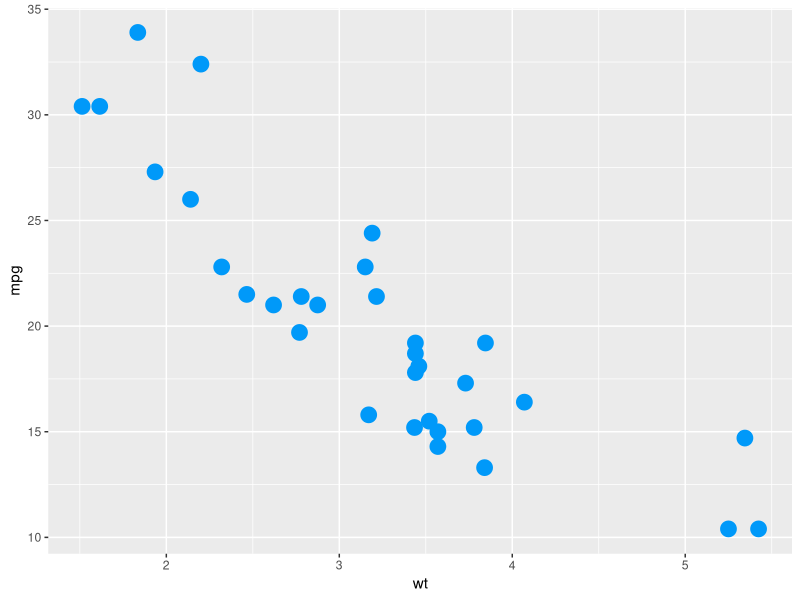

Recreate this plot in R.
## ---- chunk 1
head(mtcars)
## ---- chunk 2
#| label: fig-mtscatter
#| fig-cap: Weight of vehicle per 1000lbs (wt) vs. Miles/Gallon (mpg)

library(ggplot2)

ggplot(mtcars, aes(x = wt, y = mpg)) +
    geom_point(color = "#0099f9", size = 5)
